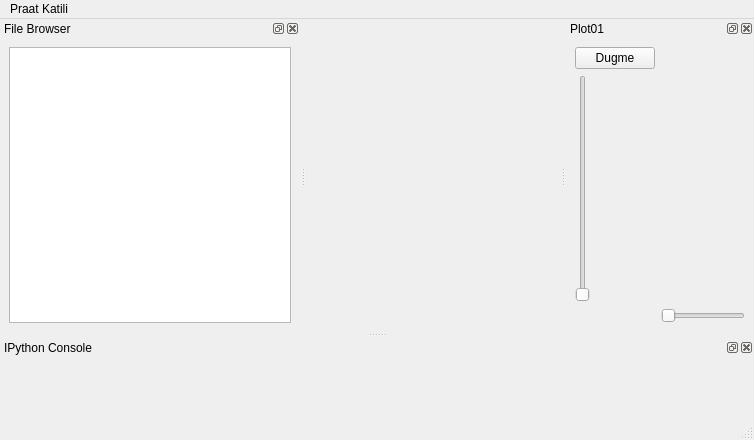
<?xml version="1.0" encoding="UTF-8"?>
<ui version="4.0">
 <class>MainWindow</class>
 <widget class="QMainWindow" name="MainWindow">
  <property name="geometry">
   <rect>
    <x>0</x>
    <y>0</y>
    <width>754</width>
    <height>440</height>
   </rect>
  </property>
  <property name="windowTitle">
   <string>MainWindow</string>
  </property>
  <property name="dockOptions">
   <set>QMainWindow::AllowNestedDocks|QMainWindow::AllowTabbedDocks|QMainWindow::AnimatedDocks</set>
  </property>
  <widget class="QWidget" name="centralwidget"/>
  <widget class="QMenuBar" name="menubar">
   <property name="geometry">
    <rect>
     <x>0</x>
     <y>0</y>
     <width>754</width>
     <height>22</height>
    </rect>
   </property>
   <widget class="QMenu" name="menuPraat_Katili">
    <property name="title">
     <string>Praat Katili</string>
    </property>
   </widget>
   <addaction name="menuPraat_Katili"/>
  </widget>
  <widget class="QStatusBar" name="statusbar"/>
  <widget class="QDockWidget" name="plotDock1">
   <property name="sizePolicy">
    <sizepolicy hsizetype="Expanding" vsizetype="Preferred">
     <horstretch>0</horstretch>
     <verstretch>0</verstretch>
    </sizepolicy>
   </property>
   <property name="minimumSize">
    <size>
     <width>127</width>
     <height>153</height>
    </size>
   </property>
   <property name="baseSize">
    <size>
     <width>0</width>
     <height>0</height>
    </size>
   </property>
   <property name="windowTitle">
    <string>Plot01</string>
   </property>
   <attribute name="dockWidgetArea">
    <number>2</number>
   </attribute>
   <widget class="QWidget" name="dockWidgetContents">
    <property name="sizePolicy">
     <sizepolicy hsizetype="Preferred" vsizetype="Expanding">
      <horstretch>0</horstretch>
      <verstretch>0</verstretch>
     </sizepolicy>
    </property>
    <layout class="QGridLayout" name="gridLayout">
     <item row="0" column="0">
      <widget class="QPushButton" name="pushButton">
       <property name="text">
        <string>Dugme</string>
       </property>
      </widget>
     </item>
     <item row="3" column="0">
      <widget class="QSlider" name="sliderZoomY">
       <property name="orientation">
        <enum>Qt::Vertical</enum>
       </property>
      </widget>
     </item>
     <item row="3" column="1">
      <widget class="PlotCanvas" name="plotCanvas" native="true"/>
     </item>
     <item row="4" column="1">
      <widget class="QSlider" name="sliderZoomX">
       <property name="orientation">
        <enum>Qt::Horizontal</enum>
       </property>
      </widget>
     </item>
    </layout>
   </widget>
  </widget>
  <widget class="QDockWidget" name="consoleDock">
   <property name="sizePolicy">
    <sizepolicy hsizetype="Expanding" vsizetype="Preferred">
     <horstretch>0</horstretch>
     <verstretch>0</verstretch>
    </sizepolicy>
   </property>
   <property name="minimumSize">
    <size>
     <width>500</width>
     <height>80</height>
    </size>
   </property>
   <property name="features">
    <set>QDockWidget::AllDockWidgetFeatures</set>
   </property>
   <property name="allowedAreas">
    <set>Qt::AllDockWidgetAreas</set>
   </property>
   <property name="windowTitle">
    <string>IPython Console</string>
   </property>
   <attribute name="dockWidgetArea">
    <number>8</number>
   </attribute>
   <widget class="QWidget" name="dockWidgetContents_2">
    <layout class="QVBoxLayout" name="verticalLayout_2">
     <item>
      <widget class="RichJupyterWidget" name="console" native="true">
       <property name="sizePolicy">
        <sizepolicy hsizetype="Expanding" vsizetype="Preferred">
         <horstretch>0</horstretch>
         <verstretch>0</verstretch>
        </sizepolicy>
       </property>
      </widget>
     </item>
    </layout>
   </widget>
  </widget>
  <widget class="QDockWidget" name="fileDock">
   <property name="sizePolicy">
    <sizepolicy hsizetype="Expanding" vsizetype="Preferred">
     <horstretch>0</horstretch>
     <verstretch>0</verstretch>
    </sizepolicy>
   </property>
   <property name="minimumSize">
    <size>
     <width>300</width>
     <height>125</height>
    </size>
   </property>
   <property name="maximumSize">
    <size>
     <width>524287</width>
     <height>524287</height>
    </size>
   </property>
   <property name="features">
    <set>QDockWidget::AllDockWidgetFeatures</set>
   </property>
   <property name="windowTitle">
    <string>File Browser</string>
   </property>
   <attribute name="dockWidgetArea">
    <number>1</number>
   </attribute>
   <widget class="QWidget" name="dockWidgetContents_3">
    <layout class="QHBoxLayout" name="horizontalLayout">
     <item>
      <widget class="QTreeView" name="treeView">
       <property name="sizePolicy">
        <sizepolicy hsizetype="Expanding" vsizetype="Expanding">
         <horstretch>0</horstretch>
         <verstretch>0</verstretch>
        </sizepolicy>
       </property>
      </widget>
     </item>
    </layout>
   </widget>
  </widget>
 </widget>
 <customwidgets>
  <customwidget>
   <class>PlotCanvas</class>
   <extends>QWidget</extends>
   <header>praatkatili.canvas</header>
   <container>1</container>
  </customwidget>
  <customwidget>
   <class>RichJupyterWidget</class>
   <extends>QWidget</extends>
   <header>qtconsole.rich_jupyter_widget</header>
   <container>1</container>
  </customwidget>
 </customwidgets>
 <resources/>
 <connections/>
</ui>
